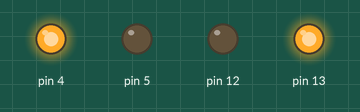
This sketch was run on a simulated Arduino Uno, built with avr-gcc and run on an emulated ATmega328P. Shown: output pins drawn as LEDs (lit = HIGH).

Above: at 1.0 s.
At 5.0 s:
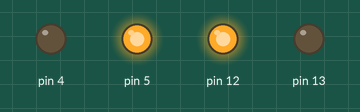
At 7.0 s:
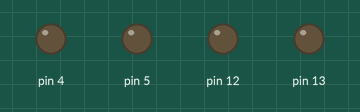
Timing chart, 0 to 10.4 s (numbered marks = the images above):
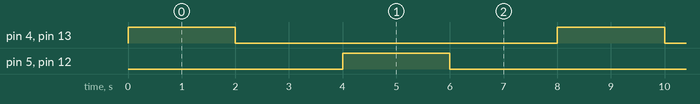

The sketch:

ConstrucionDeAutoConPuenteHL293D_Pag20_.ino
```cpp
/* TRANSCRITO  POR GUSTAVO JARRO CALLIZAYA*/
 /*DEL*/
 /*TEXTO: ROBOTICA CON ARDUINO 5º (SECUNDARIA COMUNITARIA PRODUCTIVA
 * ) "TECHHOME"*/
  /* PRACTICA: CONSTRUCCION DE AUTO CON PUENTE H L293D
  PAGINA  20 DEL TEXTO*   */
void setup() {
  // put your setup code here, to run once:
pinMode(4, OUTPUT);
pinMode(5, OUTPUT);
pinMode(12, OUTPUT);
pinMode(13, OUTPUT);
}

void loop() {
  // put your main code here, to run repeatedly:
digitalWrite(4, HIGH);
digitalWrite(5, LOW);
digitalWrite(12, LOW);
digitalWrite(13, HIGH);
delay(2000);
digitalWrite(4, LOW);
digitalWrite(5, LOW);
digitalWrite(12, LOW);
digitalWrite(13, LOW);
delay(2000);
digitalWrite(4, LOW);
digitalWrite(5, HIGH);
digitalWrite(12, HIGH);
digitalWrite(13, LOW);
delay(2000);
digitalWrite(4, LOW);
digitalWrite(5, LOW);
digitalWrite(12, LOW);
digitalWrite(13, LOW);
delay(2000);

}
```

Measured:
- by itself, pin 4, pin 5, pin 12, pin 13: alternates HIGH for 2.0 s and LOW for 6.0 s
- by itself, everything shown: repeats every 8.0 s, in 4 steps
